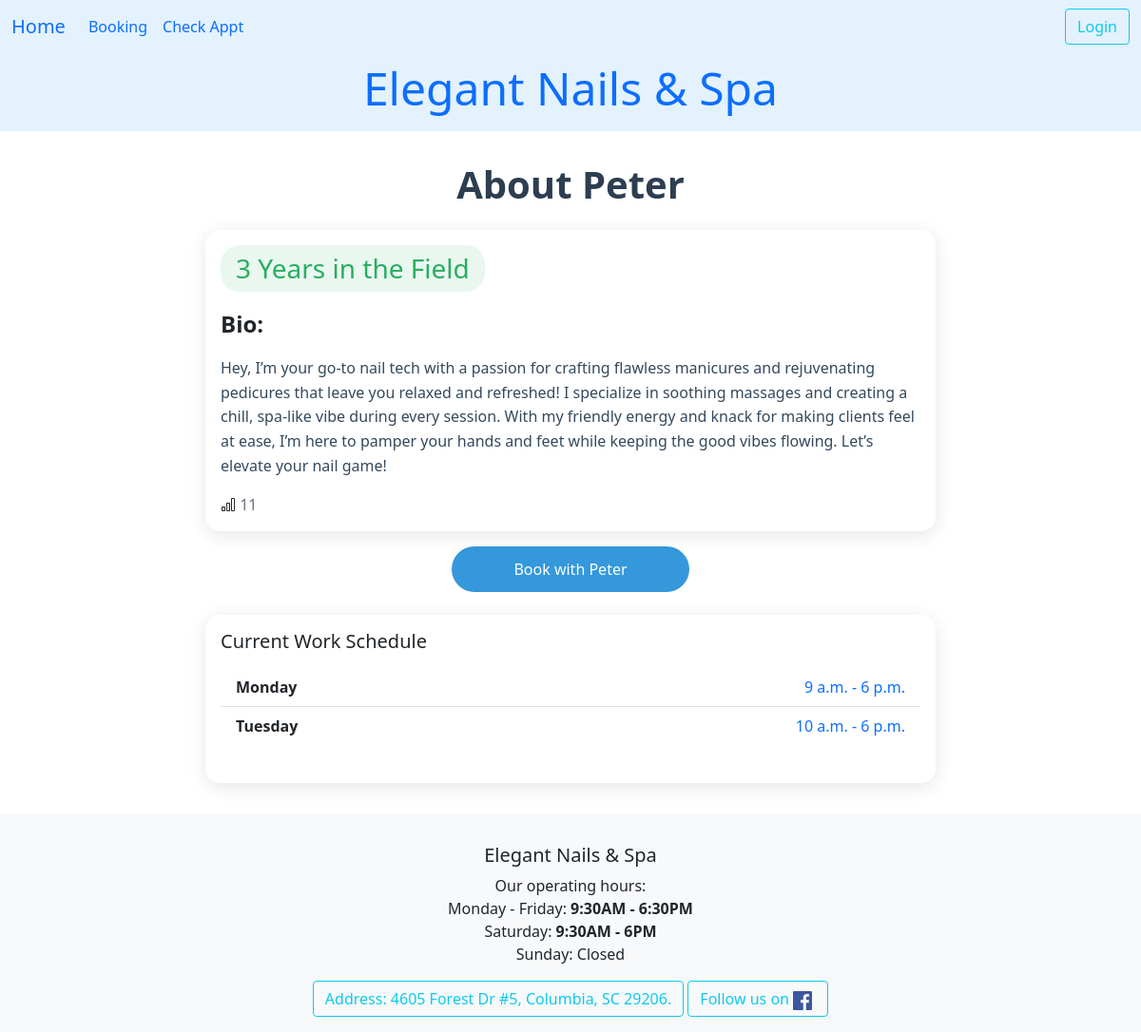
The page /ledger/employee/7/ on the database as committed earlier.
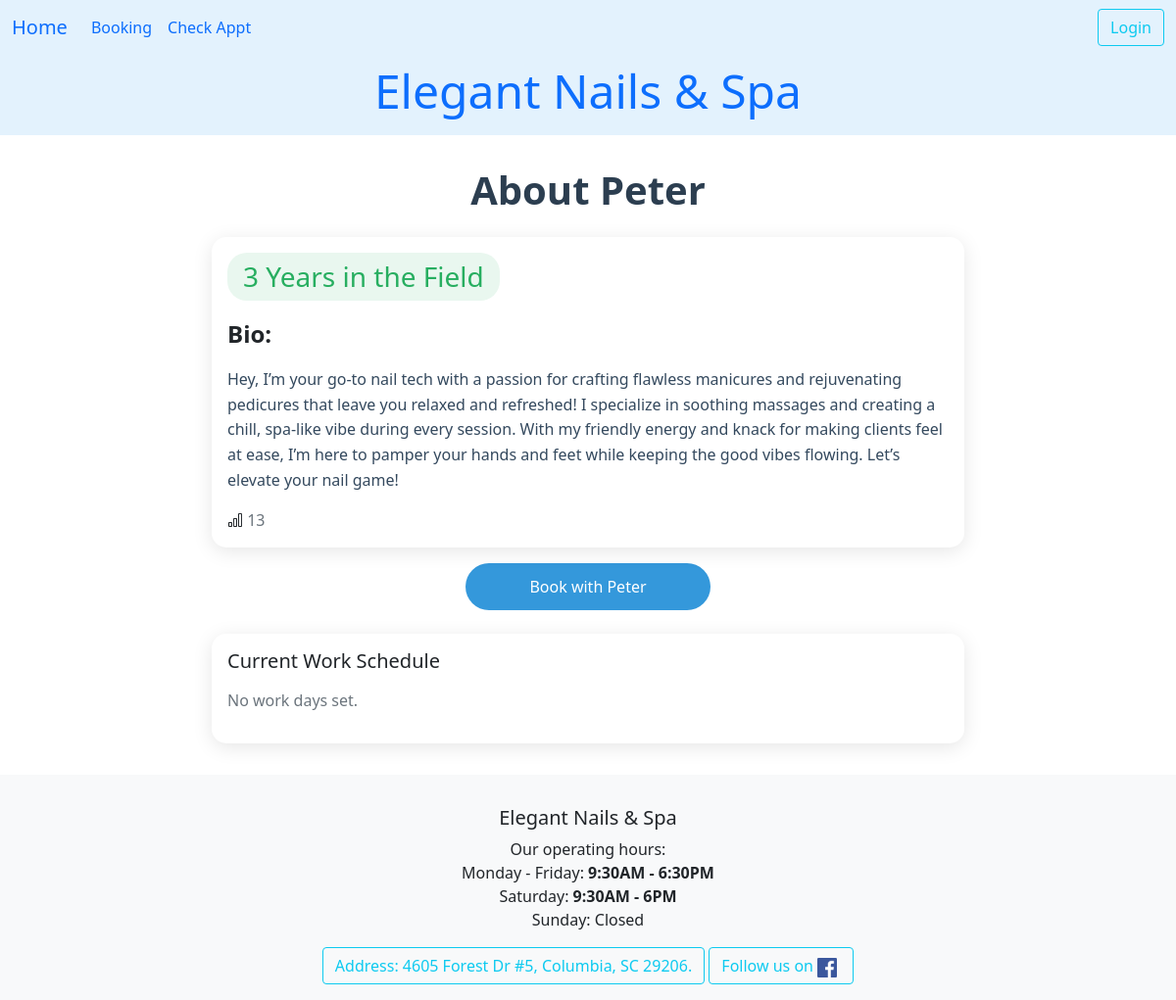
The same page on the database as committed later.
### ledger/models.py (models this page shows, shortened)
class Technician(models.Model):
    name = models.CharField(max_length=25)
    phone = PhoneNumberField()
    email = models.EmailField(max_length=40, null=True, blank=True)
    owner = models.ForeignKey(settings.AUTH_USER_MODEL, on_delete=models.DO_NOTHING)
    start_work_at = models.TimeField()
    end_work = models.TimeField()
    isWork = models.BooleanField(default=False)
    picture = models.ImageField(upload_to='tech_pictures/', null=True, editable=True)
    services = models.ManyToManyField("Service", blank=True, related_name="tech")
    time_come_in = models.DateTimeField(null=True)
    work_days = models.CharField(max_length=7, default="1111110", help_text="MTWTFSS: 1 for work, 0 for off")
    vacation_start = models.DateField(null=True, blank=True, help_text="Start vacation")
    vacation_end = models.DateField(null=True, blank=True, help_text="End vacation, back work!")
    date_go_work = models.DateField(null=True, blank=True)
    history = HistoricalRecords()
    hire_date = models.DateField(auto_now_add=True, help_text="Date when the technician was hired")
    experience = models.PositiveIntegerField(default=0, help_text="Years of experience in the field")
    bio = models.TextField(max_length=500, null=True, blank=True, help_text="Short bio about the technician")
    view_count = models.IntegerField(default=0)
    is_accept_booking = models.BooleanField(default=True, help_text="Is the technician accepting new bookings?")
    @property
    def get_experience(self):
        today = timezone.now().date()
        if not self.hire_date:
            return self.experience
        if self.hire_date > today:
            return self.experience
        total = self.experience
        gain = today.year - self.hire_date.year
        total = self.experience + gain
        return max(total, 0)
    def still_vacation(self):
        if self.vacation_end:
            return self.vacation_end > timezone.now().date()
        return False
    class Meta:
        unique_together = ('name','phone',)
        ordering = ['time_come_in','name']
    def get_absolute_url(self):
        return reverse("datHen:technician_detail", kwargs={"pk": self.pk})

class TechWorkDay(models.Model):
    tech = models.ForeignKey(Technician, on_delete=models.CASCADE)
    start_time = models.TimeField()
    end_time = models.TimeField()
    day_of_week = models.IntegerField(choices=Day_Of_Week)
    is_working = models.BooleanField(default=True)
    class Meta:
        unique_together = ('tech', 'day_of_week')

### ledger/views.py (the view)
# urls.py: path('ledger/employee/<int:pk>/', views.EmployeeBio.as_view(), name='employee_bio'),
class EmployeeBio(DetailView):
    template = "ledger/employee_bio.html"
    def get(self, request, pk):
        employee = get_object_or_404(Technician, id=pk)
        Technician.objects.filter(id=pk).update(view_count=F('view_count') + 1)
        work_days = TechWorkDay.objects.filter(tech=employee).order_by('day_of_week')
        context = {'employee': employee, 'work_days': work_days}
        return render(request, self.template, context)

### ledger/templates/ledger/employee_bio.html (shortened to what this page needs)
{% extends 'base.html' %}
{% load crispy_forms_tags %}
{% load crispy_forms_filters %}
{% block content %}
<div class="container profile-container">
    <h1 class="profile-header">About {{ employee.name | title }}    </h1>
    <div class="card profile-card">
        <div class="card-body">
            <h3 class="experience-badge">{{ employee.get_experience }} Years in the Field</h3>
            <p class="fs-4 fw-bold">Bio:</p>
            <p class="bio-section">{{ employee.bio }}</p>
            <i class="bi bi-bar-chart"></i><span class="text-sm-end text-secondary"> {{ employee.view_count }}</span>
        </div>
    </div>
    {% if employee.is_accept_booking %}
    <a href="{{ employee.get_absolute_url }}" class="text-decoration-none">
        <button class="book-button">Book with {{ employee.name | title }}</button>
    </a>
    {% endif %}
    <div class="card profile-card mt-4">
        <div class="card-body">
                    <h5 class="card-title mb-3">Current Work Schedule</h5>
                    {% if work_days %}
                    <ul class="list-group list-group-flush mb-4">
                        {% for work_day in work_days %}
                        <li class="list-group-item d-flex justify-content-between align-items-center">
                            <strong>{{ work_day.get_day_of_week_display }}</strong>
                            {% if work_day.is_working %}
                            <span class="text-primary">
                                {{ work_day.start_time }} - {{ work_day.end_time }}
                            </span>
                            {% else %}
                            <span class="text-muted">Off</span>
                            {% endif %}
                        </li>
                        {% endfor %}
                    </ul>
                    {% else %}
                    <p class="text-muted">No work days set.</p>
                    {% endif %}
        </div>
    </div>
</div>
{% endblock content %}

Rows that differ between the two databases and show on the page:
removed TechWorkDay: day_of_week "Monday", start_time "9 a.m.", end_time "6 p.m."
removed TechWorkDay: day_of_week "Tuesday", start_time "10 a.m.", end_time "6 p.m."
changed Technician "Peter": view_count "11" → "13"
Other text that changed with them:
text now shown: "No work days set."
